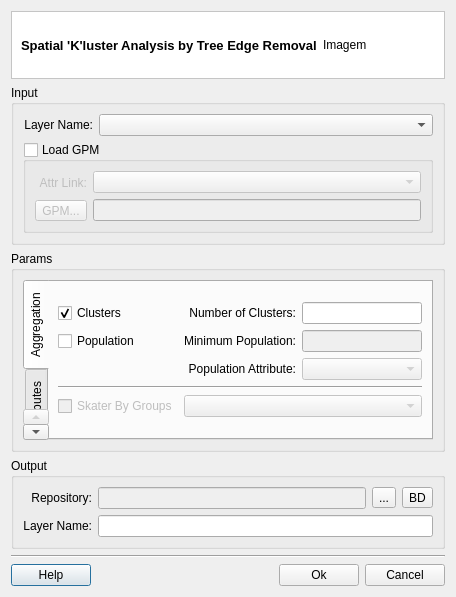
<?xml version="1.0" encoding="UTF-8"?>
<ui version="4.0">
 <class>SkaterDialogForm</class>
 <widget class="QDialog" name="SkaterDialogForm">
  <property name="geometry">
   <rect>
    <x>0</x>
    <y>0</y>
    <width>465</width>
    <height>568</height>
   </rect>
  </property>
  <property name="windowTitle">
   <string>Skater</string>
  </property>
  <layout class="QGridLayout" name="gridLayout_19">
   <property name="sizeConstraint">
    <enum>QLayout::SetFixedSize</enum>
   </property>
   <item row="0" column="0">
    <layout class="QGridLayout" name="gridLayout_18">
     <item row="0" column="0">
      <widget class="QFrame" name="frame">
       <property name="styleSheet">
        <string notr="true">QWidget { background: white }</string>
       </property>
       <property name="frameShape">
        <enum>QFrame::StyledPanel</enum>
       </property>
       <property name="frameShadow">
        <enum>QFrame::Sunken</enum>
       </property>
       <layout class="QGridLayout" name="gridLayout_2">
        <item row="0" column="0">
         <widget class="QLabel" name="m_titleLabel">
          <property name="font">
           <font>
            <pointsize>10</pointsize>
            <weight>75</weight>
            <bold>true</bold>
           </font>
          </property>
          <property name="text">
           <string>Spatial 'K'luster Analysis by Tree Edge Removal</string>
          </property>
         </widget>
        </item>
        <item row="0" column="1">
         <widget class="QLabel" name="m_imgLabel">
          <property name="minimumSize">
           <size>
            <width>112</width>
            <height>48</height>
           </size>
          </property>
          <property name="maximumSize">
           <size>
            <width>48</width>
            <height>48</height>
           </size>
          </property>
          <property name="text">
           <string>Imagem</string>
          </property>
         </widget>
        </item>
       </layout>
      </widget>
     </item>
     <item row="1" column="0">
      <widget class="QGroupBox" name="groupBox">
       <property name="title">
        <string>Input</string>
       </property>
       <property name="flat">
        <bool>true</bool>
       </property>
       <layout class="QGridLayout" name="gridLayout_15">
        <item row="0" column="0">
         <layout class="QGridLayout" name="gridLayout_14">
          <item row="0" column="0">
           <layout class="QGridLayout" name="gridLayout_3">
            <item row="0" column="0">
             <widget class="QLabel" name="label">
              <property name="minimumSize">
               <size>
                <width>70</width>
                <height>0</height>
               </size>
              </property>
              <property name="text">
               <string>Layer Name:</string>
              </property>
              <property name="alignment">
               <set>Qt::AlignRight|Qt::AlignTrailing|Qt::AlignVCenter</set>
              </property>
             </widget>
            </item>
            <item row="0" column="1">
             <widget class="QComboBox" name="m_inputLayerComboBox">
              <property name="sizePolicy">
               <sizepolicy hsizetype="MinimumExpanding" vsizetype="Fixed">
                <horstretch>0</horstretch>
                <verstretch>0</verstretch>
               </sizepolicy>
              </property>
             </widget>
            </item>
           </layout>
          </item>
          <item row="1" column="0">
           <widget class="QGroupBox" name="m_gpmGroupBox">
            <property name="title">
             <string>Load GPM</string>
            </property>
            <property name="flat">
             <bool>true</bool>
            </property>
            <property name="checkable">
             <bool>true</bool>
            </property>
            <property name="checked">
             <bool>false</bool>
            </property>
            <layout class="QGridLayout" name="gridLayout_13">
             <item row="0" column="0">
              <layout class="QGridLayout" name="gridLayout_11">
               <item row="0" column="0">
                <layout class="QGridLayout" name="gridLayout_10">
                 <item row="0" column="0">
                  <widget class="QLabel" name="label_8">
                   <property name="text">
                    <string>Attr Link:</string>
                   </property>
                   <property name="alignment">
                    <set>Qt::AlignRight|Qt::AlignTrailing|Qt::AlignVCenter</set>
                   </property>
                  </widget>
                 </item>
                 <item row="1" column="0">
                  <widget class="QToolButton" name="m_gpmToolButton">
                   <property name="sizePolicy">
                    <sizepolicy hsizetype="Minimum" vsizetype="Fixed">
                     <horstretch>0</horstretch>
                     <verstretch>0</verstretch>
                    </sizepolicy>
                   </property>
                   <property name="text">
                    <string>GPM...</string>
                   </property>
                   <property name="toolButtonStyle">
                    <enum>Qt::ToolButtonTextBesideIcon</enum>
                   </property>
                  </widget>
                 </item>
                </layout>
               </item>
               <item row="0" column="1">
                <layout class="QGridLayout" name="gridLayout_4">
                 <item row="0" column="0">
                  <widget class="QComboBox" name="m_attrLinkComboBox"/>
                 </item>
                 <item row="1" column="0">
                  <widget class="QLineEdit" name="m_gpmLineEdit">
                   <property name="enabled">
                    <bool>false</bool>
                   </property>
                  </widget>
                 </item>
                </layout>
               </item>
              </layout>
             </item>
            </layout>
           </widget>
          </item>
         </layout>
        </item>
       </layout>
      </widget>
     </item>
     <item row="2" column="0">
      <widget class="QGroupBox" name="groupBox_3">
       <property name="title">
        <string>Params</string>
       </property>
       <property name="flat">
        <bool>true</bool>
       </property>
       <layout class="QGridLayout" name="gridLayout_17">
        <item row="0" column="0">
         <widget class="QTabWidget" name="m_tabWidget">
          <property name="minimumSize">
           <size>
            <width>0</width>
            <height>160</height>
           </size>
          </property>
          <property name="maximumSize">
           <size>
            <width>16777215</width>
            <height>160</height>
           </size>
          </property>
          <property name="tabPosition">
           <enum>QTabWidget::West</enum>
          </property>
          <property name="currentIndex">
           <number>0</number>
          </property>
          <widget class="QWidget" name="tab">
           <attribute name="title">
            <string>Aggregation</string>
           </attribute>
           <layout class="QGridLayout" name="gridLayout_6">
            <item row="0" column="0">
             <layout class="QGridLayout" name="gridLayout_5">
              <item row="0" column="0">
               <widget class="QCheckBox" name="m_clustersCheckBox">
                <property name="text">
                 <string>Clusters</string>
                </property>
                <property name="checked">
                 <bool>true</bool>
                </property>
               </widget>
              </item>
              <item row="0" column="1">
               <widget class="QLabel" name="label_2">
                <property name="text">
                 <string>Number of Clusters:</string>
                </property>
                <property name="alignment">
                 <set>Qt::AlignRight|Qt::AlignTrailing|Qt::AlignVCenter</set>
                </property>
               </widget>
              </item>
              <item row="0" column="2">
               <widget class="QLineEdit" name="m_nClustersLineEdit"/>
              </item>
              <item row="1" column="0">
               <widget class="QCheckBox" name="m_popCheckBox">
                <property name="text">
                 <string>Population</string>
                </property>
               </widget>
              </item>
              <item row="1" column="1">
               <widget class="QLabel" name="label_4">
                <property name="text">
                 <string>Minimum Population:</string>
                </property>
                <property name="alignment">
                 <set>Qt::AlignRight|Qt::AlignTrailing|Qt::AlignVCenter</set>
                </property>
               </widget>
              </item>
              <item row="1" column="2">
               <widget class="QLineEdit" name="m_minPopLineEdit">
                <property name="enabled">
                 <bool>false</bool>
                </property>
               </widget>
              </item>
              <item row="2" column="1">
               <widget class="QLabel" name="label_5">
                <property name="text">
                 <string>Population Attribute:</string>
                </property>
                <property name="alignment">
                 <set>Qt::AlignRight|Qt::AlignTrailing|Qt::AlignVCenter</set>
                </property>
               </widget>
              </item>
              <item row="2" column="2">
               <widget class="QComboBox" name="m_popComboBox">
                <property name="enabled">
                 <bool>false</bool>
                </property>
                <property name="sizePolicy">
                 <sizepolicy hsizetype="MinimumExpanding" vsizetype="Fixed">
                  <horstretch>0</horstretch>
                  <verstretch>0</verstretch>
                 </sizepolicy>
                </property>
               </widget>
              </item>
              <item row="3" column="0" colspan="3">
               <widget class="Line" name="line_2">
                <property name="orientation">
                 <enum>Qt::Horizontal</enum>
                </property>
               </widget>
              </item>
              <item row="4" column="0">
               <widget class="QCheckBox" name="m_groupCheckBox">
                <property name="enabled">
                 <bool>false</bool>
                </property>
                <property name="text">
                 <string>Skater By Groups</string>
                </property>
               </widget>
              </item>
              <item row="4" column="1" colspan="2">
               <widget class="QComboBox" name="m_attrGroupComboBox">
                <property name="enabled">
                 <bool>false</bool>
                </property>
                <property name="sizePolicy">
                 <sizepolicy hsizetype="MinimumExpanding" vsizetype="Fixed">
                  <horstretch>0</horstretch>
                  <verstretch>0</verstretch>
                 </sizepolicy>
                </property>
               </widget>
              </item>
             </layout>
            </item>
           </layout>
          </widget>
          <widget class="QWidget" name="tab_2">
           <attribute name="title">
            <string>Attributes</string>
           </attribute>
           <layout class="QGridLayout" name="gridLayout_16">
            <item row="0" column="0">
             <widget class="QWidget" name="m_widget" native="true"/>
            </item>
           </layout>
          </widget>
         </widget>
        </item>
       </layout>
      </widget>
     </item>
     <item row="3" column="0">
      <widget class="QGroupBox" name="groupBox_2">
       <property name="sizePolicy">
        <sizepolicy hsizetype="Preferred" vsizetype="Preferred">
         <horstretch>0</horstretch>
         <verstretch>0</verstretch>
        </sizepolicy>
       </property>
       <property name="title">
        <string>Output</string>
       </property>
       <property name="flat">
        <bool>true</bool>
       </property>
       <layout class="QGridLayout" name="gridLayout_22">
        <item row="0" column="0">
         <layout class="QGridLayout" name="gridLayout_21">
          <item row="0" column="0">
           <layout class="QGridLayout" name="gridLayout_7">
            <item row="0" column="0">
             <widget class="QLabel" name="label_6">
              <property name="text">
               <string>Repository:</string>
              </property>
              <property name="alignment">
               <set>Qt::AlignRight|Qt::AlignTrailing|Qt::AlignVCenter</set>
              </property>
             </widget>
            </item>
            <item row="1" column="0">
             <widget class="QLabel" name="label_3">
              <property name="text">
               <string>Layer Name:</string>
              </property>
              <property name="alignment">
               <set>Qt::AlignRight|Qt::AlignTrailing|Qt::AlignVCenter</set>
              </property>
             </widget>
            </item>
           </layout>
          </item>
          <item row="0" column="1">
           <layout class="QGridLayout" name="gridLayout_20">
            <item row="0" column="0">
             <layout class="QGridLayout" name="gridLayout_8">
              <item row="0" column="0">
               <widget class="QLineEdit" name="m_repositoryLineEdit">
                <property name="enabled">
                 <bool>false</bool>
                </property>
               </widget>
              </item>
              <item row="0" column="1">
               <widget class="QToolButton" name="m_targetFileToolButton">
                <property name="minimumSize">
                 <size>
                  <width>0</width>
                  <height>0</height>
                 </size>
                </property>
                <property name="text">
                 <string>...</string>
                </property>
               </widget>
              </item>
              <item row="0" column="2">
               <widget class="QToolButton" name="m_targetDatasourceToolButton">
                <property name="minimumSize">
                 <size>
                  <width>0</width>
                  <height>0</height>
                 </size>
                </property>
                <property name="text">
                 <string>BD</string>
                </property>
               </widget>
              </item>
             </layout>
            </item>
            <item row="1" column="0">
             <widget class="QLineEdit" name="m_newLayerNameLineEdit">
              <property name="readOnly">
               <bool>false</bool>
              </property>
             </widget>
            </item>
           </layout>
          </item>
         </layout>
        </item>
       </layout>
      </widget>
     </item>
     <item row="4" column="0">
      <layout class="QGridLayout" name="gridLayout">
       <item row="0" column="0" colspan="4">
        <widget class="Line" name="line">
         <property name="orientation">
          <enum>Qt::Horizontal</enum>
         </property>
        </widget>
       </item>
       <item row="1" column="0">
        <widget class="te::qt::widgets::HelpPushButton" name="m_helpPushButton">
         <property name="text">
          <string>Help</string>
         </property>
        </widget>
       </item>
       <item row="1" column="1">
        <spacer name="horizontalSpacer">
         <property name="orientation">
          <enum>Qt::Horizontal</enum>
         </property>
         <property name="sizeHint" stdset="0">
          <size>
           <width>40</width>
           <height>20</height>
          </size>
         </property>
        </spacer>
       </item>
       <item row="1" column="2">
        <widget class="QPushButton" name="m_okPushButton">
         <property name="text">
          <string>Ok</string>
         </property>
        </widget>
       </item>
       <item row="1" column="3">
        <widget class="QPushButton" name="m_cancelPushButton">
         <property name="text">
          <string>Cancel</string>
         </property>
        </widget>
       </item>
      </layout>
     </item>
    </layout>
   </item>
  </layout>
 </widget>
 <customwidgets>
  <customwidget>
   <class>te::qt::widgets::HelpPushButton</class>
   <extends>QPushButton</extends>
   <header>terralib/qt/widgets/help/HelpPushButton.h</header>
  </customwidget>
 </customwidgets>
 <tabstops>
  <tabstop>m_inputLayerComboBox</tabstop>
  <tabstop>m_gpmGroupBox</tabstop>
  <tabstop>m_attrLinkComboBox</tabstop>
  <tabstop>m_gpmToolButton</tabstop>
  <tabstop>m_gpmLineEdit</tabstop>
  <tabstop>m_tabWidget</tabstop>
  <tabstop>m_nClustersLineEdit</tabstop>
  <tabstop>m_minPopLineEdit</tabstop>
  <tabstop>m_popComboBox</tabstop>
  <tabstop>m_groupCheckBox</tabstop>
  <tabstop>m_attrGroupComboBox</tabstop>
  <tabstop>m_repositoryLineEdit</tabstop>
  <tabstop>m_targetFileToolButton</tabstop>
  <tabstop>m_targetDatasourceToolButton</tabstop>
  <tabstop>m_newLayerNameLineEdit</tabstop>
  <tabstop>m_okPushButton</tabstop>
  <tabstop>m_cancelPushButton</tabstop>
  <tabstop>m_helpPushButton</tabstop>
 </tabstops>
 <resources/>
 <connections>
  <connection>
   <sender>m_cancelPushButton</sender>
   <signal>released()</signal>
   <receiver>SkaterDialogForm</receiver>
   <slot>close()</slot>
   <hints>
    <hint type="sourcelabel">
     <x>416</x>
     <y>551</y>
    </hint>
    <hint type="destinationlabel">
     <x>415</x>
     <y>565</y>
    </hint>
   </hints>
  </connection>
  <connection>
   <sender>m_groupCheckBox</sender>
   <signal>toggled(bool)</signal>
   <receiver>m_attrGroupComboBox</receiver>
   <slot>setEnabled(bool)</slot>
   <hints>
    <hint type="sourcelabel">
     <x>157</x>
     <y>373</y>
    </hint>
    <hint type="destinationlabel">
     <x>232</x>
     <y>375</y>
    </hint>
   </hints>
  </connection>
  <connection>
   <sender>m_clustersCheckBox</sender>
   <signal>toggled(bool)</signal>
   <receiver>m_nClustersLineEdit</receiver>
   <slot>setEnabled(bool)</slot>
   <hints>
    <hint type="sourcelabel">
     <x>104</x>
     <y>282</y>
    </hint>
    <hint type="destinationlabel">
     <x>283</x>
     <y>282</y>
    </hint>
   </hints>
  </connection>
  <connection>
   <sender>m_popCheckBox</sender>
   <signal>toggled(bool)</signal>
   <receiver>m_minPopLineEdit</receiver>
   <slot>setEnabled(bool)</slot>
   <hints>
    <hint type="sourcelabel">
     <x>62</x>
     <y>313</y>
    </hint>
    <hint type="destinationlabel">
     <x>289</x>
     <y>313</y>
    </hint>
   </hints>
  </connection>
  <connection>
   <sender>m_popCheckBox</sender>
   <signal>toggled(bool)</signal>
   <receiver>m_popComboBox</receiver>
   <slot>setEnabled(bool)</slot>
   <hints>
    <hint type="sourcelabel">
     <x>103</x>
     <y>301</y>
    </hint>
    <hint type="destinationlabel">
     <x>283</x>
     <y>332</y>
    </hint>
   </hints>
  </connection>
 </connections>
</ui>
